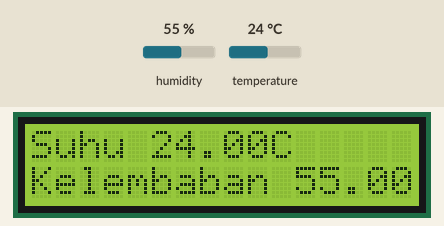
Recording of a sketch running on a simulated Arduino Uno, built with avr-gcc and run on an emulated ATmega328P. Parts: 16×2 character LCD. The test bench sets the inputs (shaded band); at power-on: humidity 55 %, temperature 24 °C.

Above: at 4.7 s.
4.8 s: humidity set to 22 %
At 9.1 s:
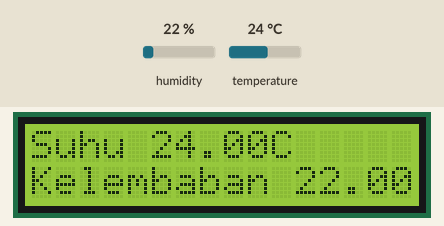
10.2 s: temperature set to 12 °C
At 13.5 s:
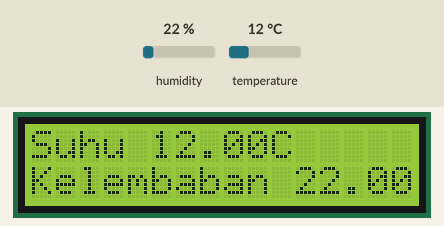
15.6 s: humidity set to 40 %
At 16.7 s:
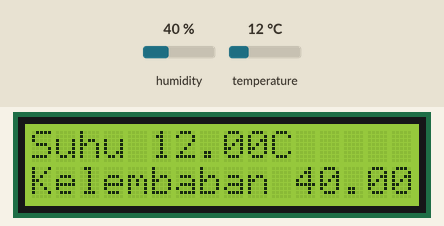
21.0 s: temperature set to 19 °C
At 25.5 s:
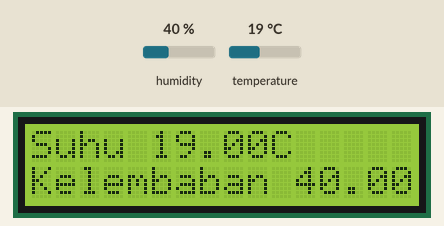
Timing chart, 0 to 27.0 s (numbered marks = the images above; inputs shaded):
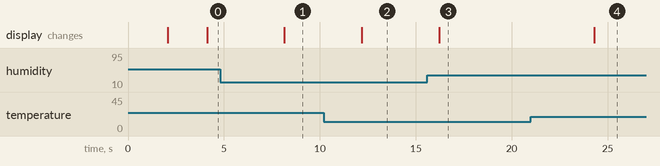

Measured:
- after the input at 4.8 s, the display: changes after 3.4 s (image 1)
- after the input at 10.2 s, the display: changes after 2.0 s (image 2)
- after the input at 15.6 s, the display: changes after 0.63 s (image 3)
- after the input at 21.0 s, the display: changes after 3.3 s (image 4)

The sketch:

Tugas_7-Project.ino
```cpp
#include <LiquidCrystal_I2C.h>
#include "DHT.h"
#define DHTPIN 2 // what digital pin we're connected to
#define DHTTYPE DHT22 // DHT 22 (AM2302), AM2321
LiquidCrystal_I2C lcd(0x27, 16, 2);
DHT dht(DHTPIN, DHTTYPE);
void setup() {
 lcd.init();
 lcd.backlight();
 dht.begin();
 lcd.print("Suhu & Kelembaban"); //Greeting
 delay(2000);
 lcd.clear();
}
void loop() {
 delay(2000);
 lcd.clear();
 lcd.print("Suhu ");
 lcd.print(getTemp("c"));
 lcd.print("C");
 lcd.setCursor(0,1);
 lcd.print("Kelembaban ");

 lcd.print(getTemp("h"));
 lcd.print(" %");
 //lcd.setCursor(0,3);
 //lcd.print("Baris Ke 3");
 delay(2000);
}
float getTemp(String req)
{
 // Reading temperature or humidity takes about 250 milliseconds!
 // Sensor readings may also be up to 2 seconds 'old' (its a very slow sensor)
 float h = dht.readHumidity();
 // Read temperature as Celsius (the default)
 float t = dht.readTemperature();
 // Read temperature as Fahrenheit (isFahrenheit = true)
 float f = dht.readTemperature(true);
 // Compute heat index in Fahrenheit (the default)
 float hif = dht.computeHeatIndex(f, h);
 // Compute heat index in Celsius (isFahreheit = false)
 float hic = dht.computeHeatIndex(t, h, false);
 // Check if any reads failed and exit early (to try again).
 if (isnan(h) || isnan(t) || isnan(f)) {
 //Serial.println("Failed to read from DHT sensor!");
 return;
 }
 // Compute heat index in Kelvin
 float k = t + 273.15;
 if(req =="c"){
 return t;//return Cilsus
 }else if(req =="f"){
 return f;// return Fahrenheit
 }else if(req =="h"){
 return h;// return humidity
 }else if(req =="hif"){
 return hif;// return heat index in Fahrenheit
 }else if(req =="hic"){
 return hic;// return heat index in Cilsus
 }else if(req =="k"){
 return k;// return temprature in Kelvin
 }else{
 return 0.000;// if no reqest found, retun 0.000
 }
}
```
